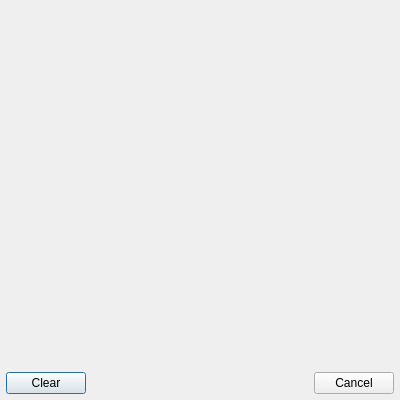
<?xml version="1.0" encoding="UTF-8"?>
<ui version="4.0">
 <class>ASyncTaskManagerDialog</class>
 <widget class="QDialog" name="ASyncTaskManagerDialog">
  <property name="geometry">
   <rect>
    <x>0</x>
    <y>0</y>
    <width>400</width>
    <height>400</height>
   </rect>
  </property>
  <property name="windowTitle">
   <string>Task Manager</string>
  </property>
  <layout class="QVBoxLayout" name="verticalLayout" stretch="1,0">
   <property name="spacing">
    <number>0</number>
   </property>
   <property name="leftMargin">
    <number>0</number>
   </property>
   <property name="topMargin">
    <number>0</number>
   </property>
   <property name="rightMargin">
    <number>0</number>
   </property>
   <property name="bottomMargin">
    <number>0</number>
   </property>
   <item>
    <widget class="ASyncTaskListWidget" name="taskList" native="true"/>
   </item>
   <item>
    <layout class="QHBoxLayout" name="horizontalLayout">
     <property name="leftMargin">
      <number>6</number>
     </property>
     <property name="topMargin">
      <number>6</number>
     </property>
     <property name="rightMargin">
      <number>6</number>
     </property>
     <property name="bottomMargin">
      <number>6</number>
     </property>
     <item>
      <widget class="QPushButton" name="clearButton">
       <property name="text">
        <string>Clear</string>
       </property>
      </widget>
     </item>
     <item>
      <spacer name="horizontalSpacer">
       <property name="orientation">
        <enum>Qt::Horizontal</enum>
       </property>
       <property name="sizeHint" stdset="0">
        <size>
         <width>40</width>
         <height>20</height>
        </size>
       </property>
      </spacer>
     </item>
     <item>
      <widget class="QPushButton" name="cancelButton">
       <property name="text">
        <string>Cancel</string>
       </property>
      </widget>
     </item>
    </layout>
   </item>
  </layout>
 </widget>
 <customwidgets>
  <customwidget>
   <class>ASyncTaskListWidget</class>
   <extends>QWidget</extends>
   <header>ASyncTaskListWidget.h</header>
   <container>1</container>
  </customwidget>
 </customwidgets>
 <resources/>
 <connections/>
</ui>
